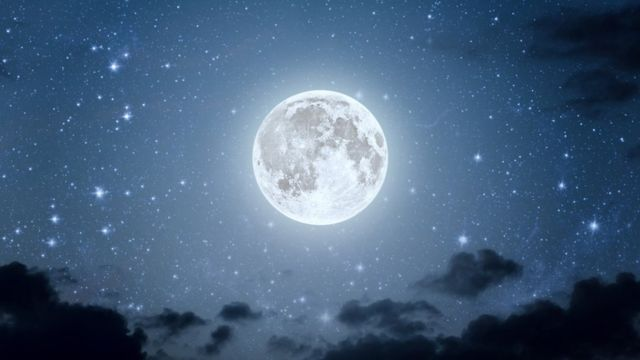
#> input picture Practice/ay.jpg, 640 x 360 px
$ jupyter execute Untitled2.ipynb
#> lines starting #> are read from the running program, lines starting #| are printed output that depends on the picture
[cell 1]
import cv2
import numpy as np
import matplotlib.pyplot as plt

A= np.array([[1,4,5],
            [-5,8,9]])
B = np.zeros((2,3))

C = np.ones((2,3))


print(B)
print("1 le dolu olanlar ", C)

[cell 2]
import cv2
import numpy as np
import matplotlib.pyplot as plt

image = cv2.imread("ay.jpg")
#> image is the input picture: shape (360, 640, 3); mean B, G, R 124.6, 96.2, 70.7

print (image.size)
#| 691200
print(image.dtype)
#| uint8
print(image.shape)
#| (360, 640, 3)


cv2.waitKey(0)
cv2.destroyAllWindows()

[cell 3]
# matris oluşturma

import cv2
import numpy as np
import matplotlib.pyplot as plt

row = 256
col = 256

img = np.zeros((row,col))
img[100:105, :] = 0.5
img[:, 100:105] = 1


plt.figure (figsize = (10,4))
plt.imshow(img)
plt.show()
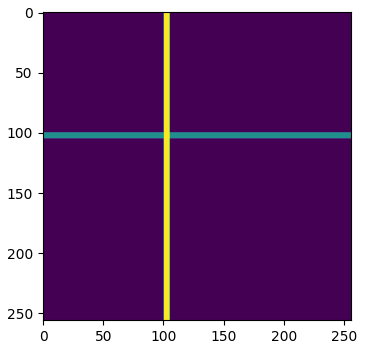
#> figure drawn by matplotlib, 1 panel

[cell 4]
import cv2
import numpy as np
import matplotlib.pyplot as plt

height = 512
width = 512
img = np.random.randint(255,size =(height,width,1),dtype=np.uint8)
plt.imshow(img)
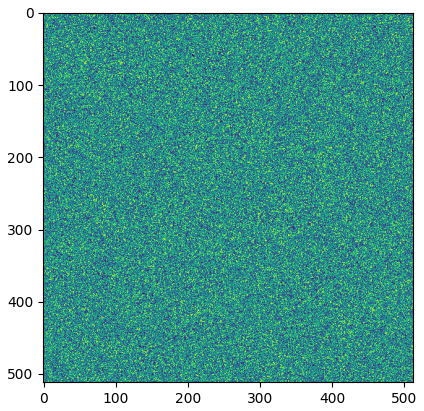
#> figure drawn by matplotlib, 1 panel

[cell 5]
import cv2
import numpy as np
import matplotlib.pyplot as plt

v=[1, 3, 5, 7, 9]
print(v[2])
print(v[4])

print(v)
w =np.transpose(v)
print(w)

value = v[1:3]
print(value)

value1=v[3:]
print(value1)

value2 = v[0: :2]
print(value2)

value3 = v[: : -2]
print(value3)

[cell 6]
import cv2
import numpy as np
import matplotlib.pyplot as plt

A = np.array([[1,3,5],[2,8,7],[1,7,4]])
B = A
B[:,2] = 0
print(B)

[cell 7]
import cv2
import numpy as np
import matplotlib.pyplot as plt

image = cv2.imread("ay.jpg",0)
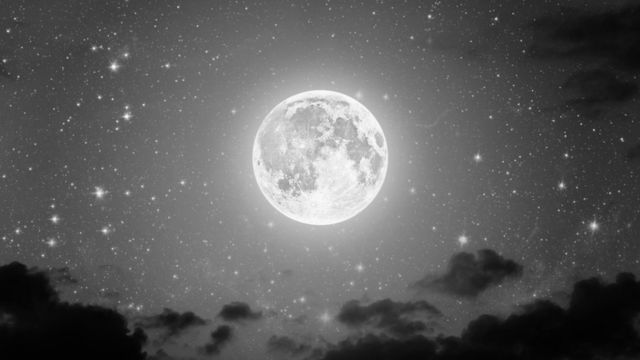
#> image: shape (360, 640); min 1, max 255, mean 91.8
kernel1 = np.ones((5,5),np.float32)/25

img = cv2.filter2D(src=image,ddepth = -1,kernel=kernel1)
print(kernel1)

plt.imshow(image)
yan_yana = np.hstack((image,img))
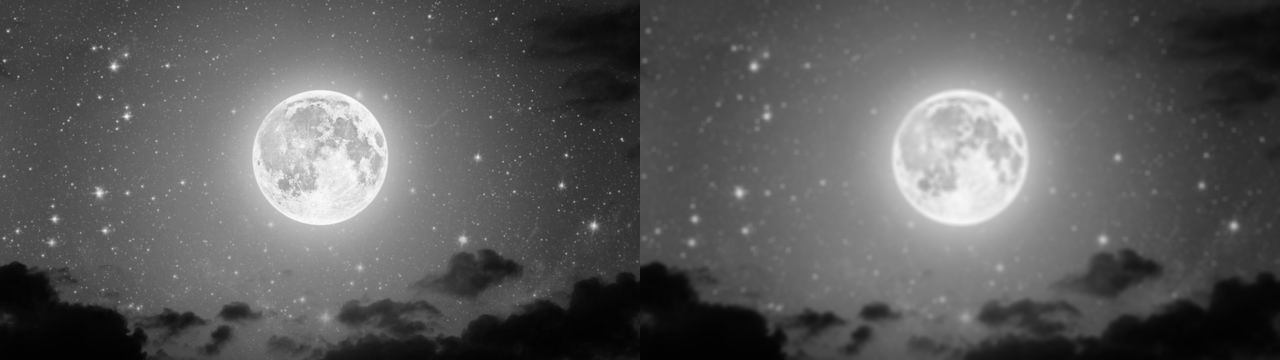
#> yan_yana: shape (360, 1280); min 1, max 255, mean 91.8
plt.imshow(yan_yana)


cv2.waitKey(0)
cv2.destroyAllWindows()

[cell 8]
import cv2
import numpy as np
import matplotlib.pyplot as plt

image = cv2.imread("bebek.jpg")
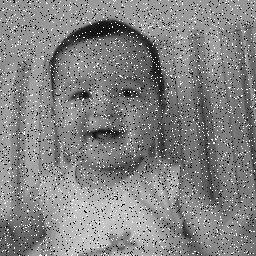
#> input picture Practice/bebek.jpg, 256 x 256 px
#> image is the input picture: shape (256, 256, 3); min 0, max 255, mean 131.2
median = cv2.medianBlur(image,3)
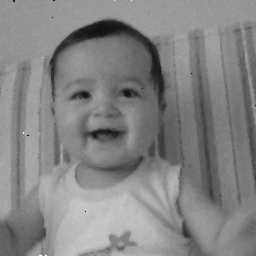
#> median: shape (256, 256, 3); min 15, max 250, mean 132
compare = np.concatenate((image,median),axis = 1)
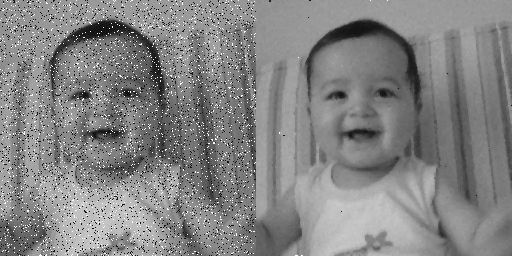
#> compare: shape (256, 512, 3); min 0, max 255, mean 131.6

cv2.imshow("son hal ",compare)

cv2.waitKey(0)
cv2.destroyAllWindows()
